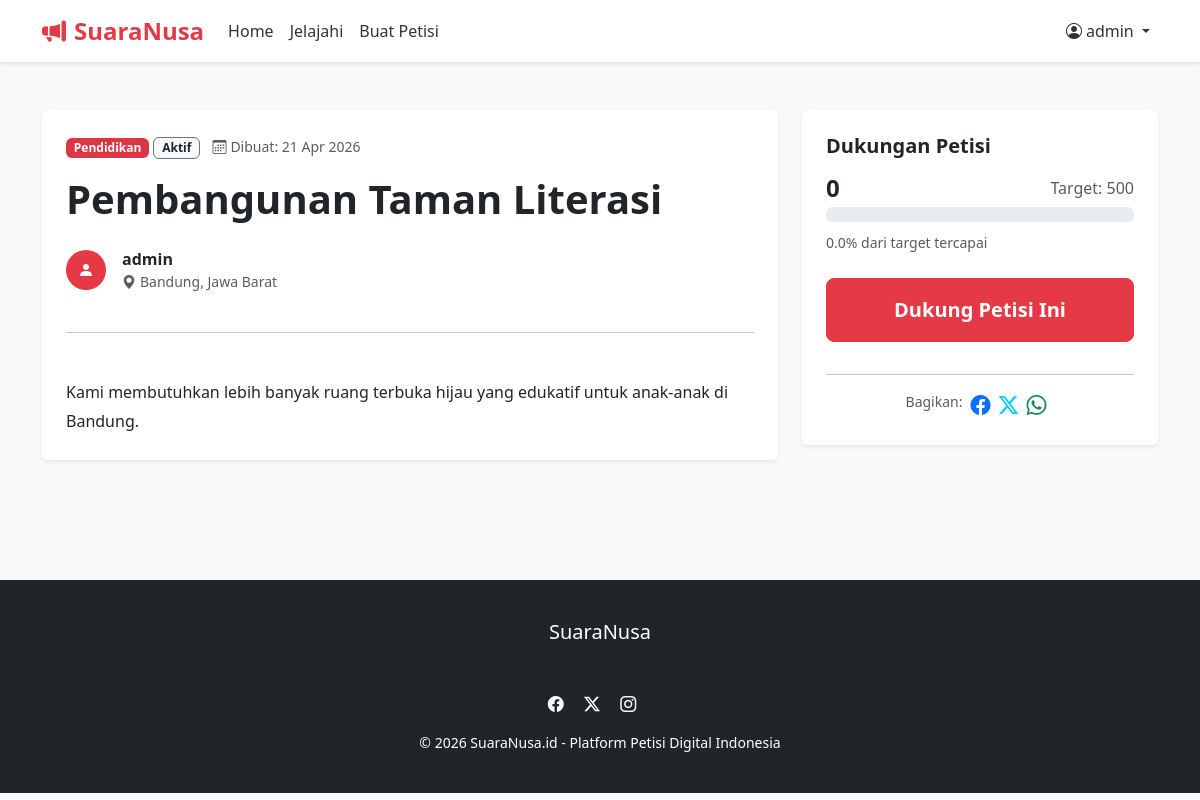
/petitions/2/ (signed in), run on the app's committed database.
### petitions/models.py (models this page shows, shortened)
class Petition(models.Model):
    CATEGORY_CHOICES = [
        ('sosial', 'Sosial'),
        ('pendidikan', 'Pendidikan'),
        ('lingkungan', 'Lingkungan'),
        ('kesehatan', 'Kesehatan'),
        ('politik', 'Politik'),
        ('ekonomi', 'Ekonomi'),
        ('lainnya', 'Lainnya'),
    ]
    STATUS_CHOICES = [
        ('aktif', 'Aktif'),
        ('selesai', 'Selesai'),
    ]
    author = models.ForeignKey(User, on_delete=models.CASCADE, related_name='petitions')
    title = models.CharField(max_length=200)
    image = models.ImageField(upload_to='petitions/', blank=True, null=True)
    description = models.TextField()
    category = models.CharField(max_length=20, choices=CATEGORY_CHOICES)
    city = models.ForeignKey(City, on_delete=models.CASCADE, related_name='petitions')
    target_support = models.PositiveIntegerField()
    status = models.CharField(max_length=10, choices=STATUS_CHOICES, default='aktif')
    created_at = models.DateTimeField(auto_now_add=True)
    updated_at = models.DateTimeField(auto_now=True)
    @property
    def support_count(self):
        return self.supports.count()
    @property
    def progress_percentage(self):
        if self.target_support == 0:
            return 0
        percentage = (self.support_count / self.target_support) * 100
        return min(round(percentage, 1), 100)

class City(models.Model):
    province = models.ForeignKey(Province, on_delete=models.CASCADE, related_name='cities')
    name = models.CharField(max_length=100)

class Province(models.Model):
    name = models.CharField(max_length=100)

### petitions/views.py (the view)
# urls.py: path('petitions/<int:pk>/', views.PetitionDetailView.as_view(), name='petition_detail'),
class PetitionDetailView(DetailView):
    model = Petition
    template_name = 'petitions/petition_detail.html'
    context_object_name = 'petition'
    def get_context_data(self, **kwargs):
        context = super().get_context_data(**kwargs)
        if self.request.user.is_authenticated:
            context['user_has_supported'] = Support.objects.filter(
                user=self.request.user, petition=self.object
            ).exists()
        return context

### petitions/templates/petitions/petition_detail.html (shortened to what this page needs)
{% extends 'petitions/base.html' %}
{% block content %}
<div class="container py-5">
    <div class="row">
        <div class="col-lg-8">
            <div class="card shadow-sm border-0 mb-4 p-4">
                <div class="mb-3">
                    <span class="badge bg-danger">{{ petition.get_category_display }}</span>
                    <span class="badge bg-light text-dark border border-secondary">{{ petition.get_status_display }}</span>
                    <span class="text-muted small ms-2"><i class="bi bi-calendar3 me-1"></i>Dibuat: {{ petition.created_at|date:"d M Y" }}</span>
                </div>
                <h1 class="fw-bold mb-4">{{ petition.title }}</h1>
                <div class="d-flex align-items-center mb-4">
                    <div class="bg-red-white rounded-circle p-2 me-3" style="width: 40px; height: 40px; background: #e63946; color: white; display: flex; align-items: center; justify-content: center;">
                        <i class="bi bi-person-fill"></i>
                    </div>
                    <div>
                        <p class="mb-0 fw-bold">{{ petition.author.username }}</p>
                        <p class="mb-0 text-muted small"><i class="bi bi-geo-alt-fill me-1"></i>{{ petition.city.name }}, {{ petition.city.province.name }}</p>
                    </div>
                </div>
                <hr>
                <div class="petition-description" style="white-space: pre-line; line-height: 1.8;">
                    {{ petition.description }}
                </div>
            </div>
        </div>
        <div class="col-lg-4">
            <div class="card shadow-sm border-0 p-4 sticky-lg-top" style="top: 80px;">
                <h5 class="fw-bold mb-3">Dukungan Petisi</h5>
                <div class="mb-4">
                    <div class="d-flex justify-content-between align-items-center mb-1">
                        <h4 class="fw-bold mb-0">{{ petition.support_count }}</h4>
                        <span class="text-muted">Target: {{ petition.target_support }}</span>
                    </div>
                    <div class="progress mb-2" style="height: 15px;">
                    </div>
                    <small class="text-muted">{{ petition.progress_percentage }}% dari target tercapai</small>
                </div>
                {% if petition.status == 'aktif' %}
                    {% if user.is_authenticated %}
                        {% if user_has_supported %}
                            <div class="alert alert-success d-flex align-items-center mb-3">
                                <i class="bi bi-check-circle-fill me-2"></i>
                                Anda sudah mendukung petisi ini.
                            </div>
                        {% else %}
                            <div class="d-grid mb-3">
                                <a href="{% url 'petition_support' petition.pk %}" class="btn btn-primary btn-lg py-3 fw-bold">Dukung Petisi Ini</a>
                            </div>
                        {% endif %}
                    {% else %}
                        <div class="alert alert-warning mb-3 small">
                            Silakan <a href="{% url 'login' %}?next={{ request.path }}">Login</a> atau <a href="{% url 'register' %}">Daftar</a> terlebih dahulu untuk mendukung petisi ini.
                        </div>
                    {% endif %}
                {% else %}
                    <div class="alert alert-info mb-3">
                        Petisi ini sudah selesai dan telah mencapai target.
                    </div>
                {% endif %}
                <hr>
                <div class="d-flex justify-content-center">
                    <span class="text-muted small me-2">Bagikan:</span>
                    <a href="#" class="text-primary me-2"><i class="bi bi-facebook fs-5"></i></a>
                    <a href="#" class="text-info me-2"><i class="bi bi-twitter-x fs-5"></i></a>
                    <a href="#" class="text-success me-2"><i class="bi bi-whatsapp fs-5"></i></a>
                </div>
            </div>
        </div>
    </div>
</div>
{% endblock %}

### petitions/templates/petitions/base.html (shortened to what this page needs)
{% load static %}
<!DOCTYPE html>
<html lang="id">
<head>
    <link href="https://cdn.jsdelivr.net/npm/bootstrap@5.3.0/dist/css/bootstrap.min.css" rel="stylesheet">
    <link rel="stylesheet" href="https://cdn.jsdelivr.net/npm/bootstrap-icons@1.11.0/font/bootstrap-icons.css">
</head>
<body>
    <nav class="navbar navbar-expand-lg sticky-top">
        <div class="container">
            <a class="navbar-brand" href="{% url 'home' %}">
                <i class="bi bi-megaphone-fill me-2"></i>SuaraNusa
            </a>
            <div class="collapse navbar-collapse" id="navbarNav">
                <ul class="navbar-nav me-auto">
                    <li class="nav-item">
                        <a class="nav-link" href="{% url 'home' %}">Home</a>
                    </li>
                    <li class="nav-item">
                        <a class="nav-link" href="{% url 'petition_list' %}">Jelajahi</a>
                    </li>
                    <li class="nav-item">
                        <a class="nav-link" href="{% url 'petition_create' %}">Buat Petisi</a>
                    </li>
                </ul>
                <ul class="navbar-nav">
                    {% if user.is_authenticated %}
                        <li class="nav-item dropdown">
                            <a class="nav-link dropdown-toggle" href="#" role="button" data-bs-toggle="dropdown">
                                <i class="bi bi-person-circle me-1"></i>{{ user.username }}
                            </a>
                        </li>
                    {% endif %}
                </ul>
            </div>
        </div>
    </nav>
    <main>
        {% block content %}{% endblock %}
    </main>
    <footer class="mt-5">
        <div class="container text-center">
            <h5>SuaraNusa</h5>
            <p class="text-muted">Satu Suara, Sejuta Perubahan</p>
            <div class="mb-3">
                <a href="#" class="text-white me-3"><i class="bi bi-facebook"></i></a>
                <a href="#" class="text-white me-3"><i class="bi bi-twitter-x"></i></a>
                <a href="#" class="text-white me-3"><i class="bi bi-instagram"></i></a>
            </div>
            <p class="small mb-0">&copy; 2026 SuaraNusa.id - Platform Petisi Digital Indonesia</p>
        </div>
    </footer>
</body>
</html>

### data on the page
Petition: category "Pendidikan", status "Aktif", created_at "21 Apr 2026", title "Pembangunan Taman Literasi", author.username "admin", city.name "Bandung", city.province.name "Jawa Barat", description "Kami membutuhkan lebih banyak ruang terbuka hijau yang edukatif untuk anak-anak di Bandung.", support_count "0", target_support "500", progress_percentage "0.0"

### other printed values
{{ user.username }} "admin"
